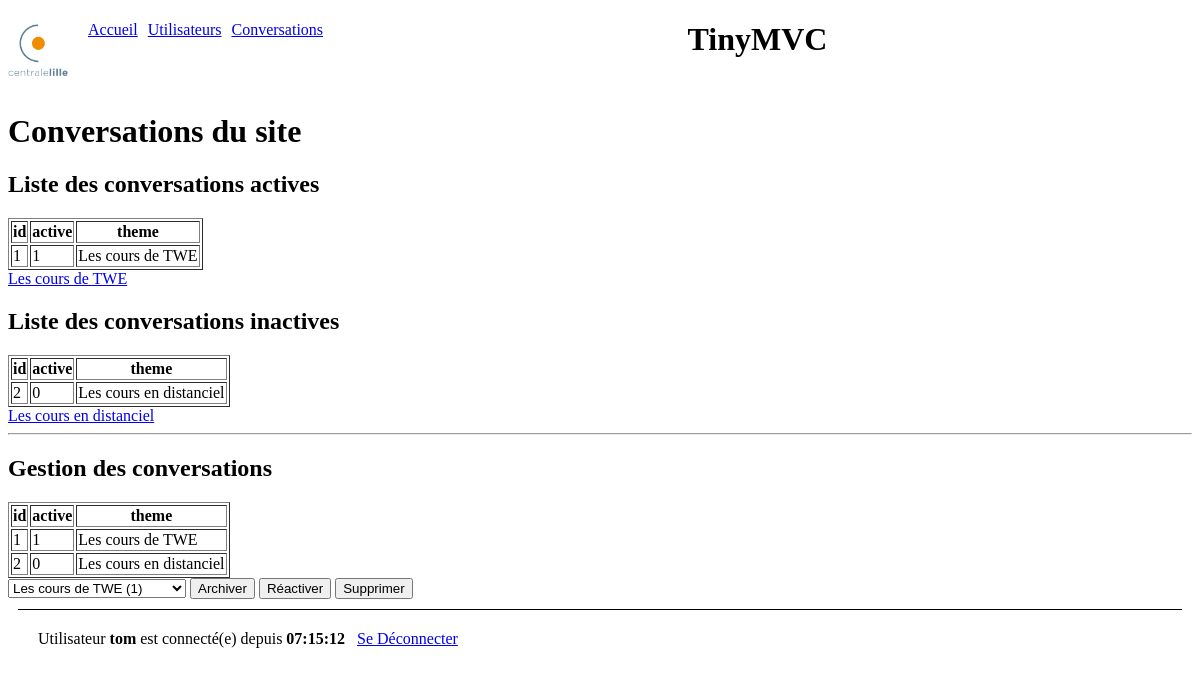
The app's page /index.php?view=conversations (signed in) with its own data.
### tables this page shows
CREATE TABLE `chat_conversations` (
  `id` int(11) NOT NULL COMMENT 'Clé primaire',
  `active` tinyint(1) NOT NULL DEFAULT '1' COMMENT 'indique si la conversation est active',
  `theme` varchar(40) NOT NULL COMMENT 'Thème de la conversation'
);

### libs/maLibSQL.pdo.php (called while the page is built, shortened)
<?php
include_once "config.php";
function SQLSelect($sql)
{
 	global $BDD_host;
	global $BDD_base;
 	global $BDD_user;
 	global $BDD_password;
	try {
		$dbh = new PDO("mysql:host=$BDD_host;dbname=$BDD_base", $BDD_user, $BDD_password);
	} catch (PDOException $e) {
		die("<font color=\"red\">SQLSelect: Erreur de connexion : " . $e->getMessage() . "</font>");
	}
	$dbh->exec("SET CHARACTER SET utf8");
	$res = $dbh->query($sql);
	$num = $res->rowCount();
	if ($num==0) return false;
	else return $res;
}
?>

### libs/modele.php (called while the page is built, shortened)
<?php
include_once("maLibSQL.pdo.php");
function getConversations($mode="tout"){
	$SQL="SELECT * FROM chat_conversations ";
	if ($mode == "actives") $SQL  .= " WHERE active=1";
	if ($mode == "inactives") $SQL  .= " WHERE active=0";
	return parcoursRs(SQLSelect($SQL));
}
?>

### libs/maLibForms.php (the view, shortened to what this page needs)
<?php
function mkLigneEntete($tabAsso,$listeChamps=false)
{
	if (!$listeChamps)
	{
		echo "\t<tr>\n";
		foreach ($tabAsso as $cle => $val)
		{
			echo "\t\t<th>$cle</th>\n";
		}
		echo "\t</tr>\n";
	}
}
function mkLigne($tabAsso,$listeChamps=false)
{
	if (!$listeChamps)
	{
		echo "\t<tr>\n";
		foreach ($tabAsso as $cle => $val)
		{
			echo "\t\t<td>$val</td>\n";
		}
		echo "\t</tr>\n";
	}
}
function mkTable($tabData,$listeChamps=false)
{
	echo "<table border=\"1\">\n";
	mkLigneEntete($tabData[0],$listeChamps);
	foreach ($tabData as $data)
	{
		mkLigne($data,$listeChamps);
	}
	echo "</table>\n";
}
function mkSelect($nomChampSelect, $tabData,$champValue, $champLabel,$selected=false,$champLabel2=false)
{
	$multiple="";
	echo "<select $multiple name=\"$nomChampSelect\">\n";
	foreach ($tabData as $data)
	{
		$sel = "";
		echo "<option $sel value=\"$data[$champValue]\">\n";
		echo  $data[$champLabel] . "\n";
		if ($champLabel2)
			echo  " ($data[$champLabel2])\n";
		echo "</option>\n";
	}
	echo "</select>\n";
}
function mkForm($action="",$method="get")
{
	echo "<form action=\"$action\" method=\"$method\" >\n";
}
function endForm()
{
	echo "</form>\n";
}
function mkInput($type,$name,$value="")
{
	echo "<input type=\"$type\" name=\"$name\" value=\"$value\"/>\n";
}
function mkLiens($tabData,$champLabel, $champCible, $urlBase=false, $nomCible="")
{
	foreach($tabData as $nextData){
		echo "<a href='";
		if(!$urlBase) echo $nextData[$champCible];
		else{
			echo $urlBase;
			echo "&" . $nomCible . "=" . $nextData[$champCible] ;
		}
		echo "'>";
		echo $nextData[$champLabel];
		echo "</a>\n<br/>";
	}
}
?>

### records on screen
chat_conversations: id "1", active "1", theme "Les cours de TWE"
chat_conversations: id "2", active "0", theme "Les cours en distanciel"

### other values on screen
$cle "id"
$cle "active"
$cle "theme"
$_SESSION[pseudo] "tom"
$_SESSION[heureConnexion] "07:15:12"
form field idConv "Les cours de TWE (1)"
